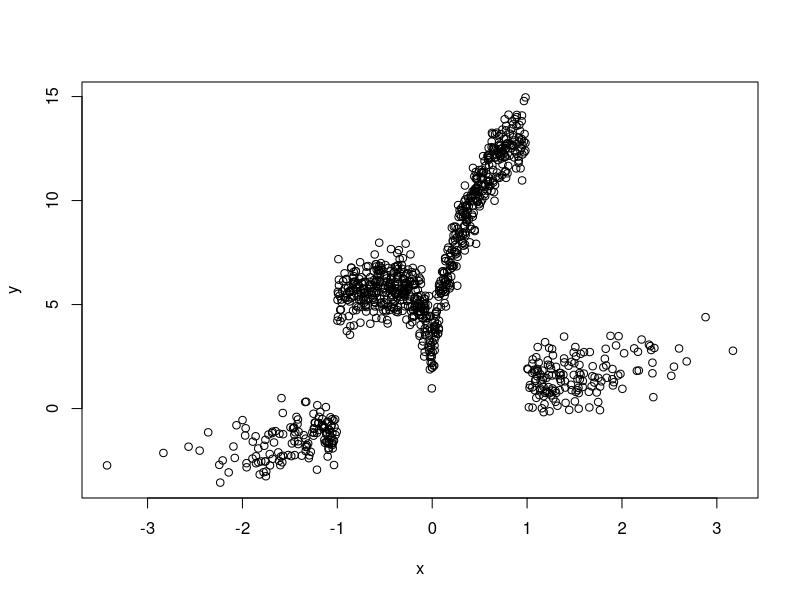
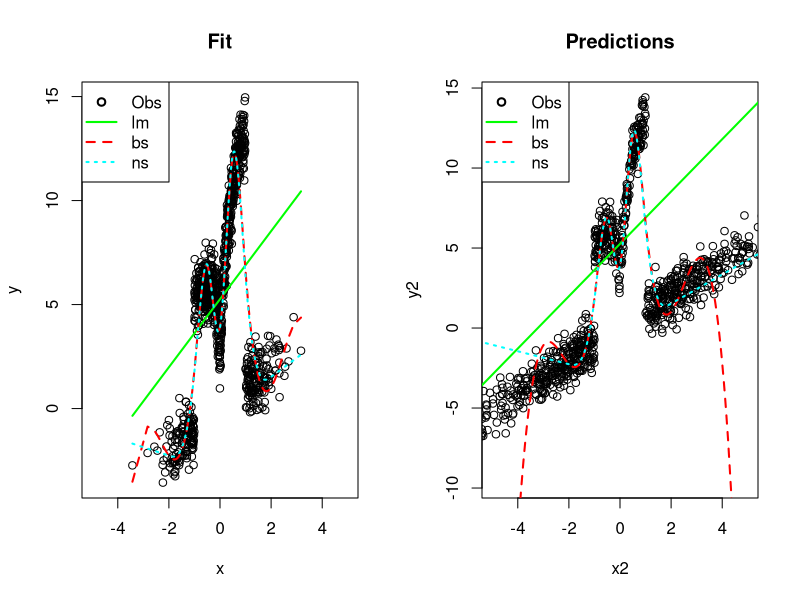

Write the R code that produced these figures, in order.
n <- 1000
x <- sort(rnorm(n, sd=1))
link_fun <- function(x){
  ifelse(abs(x)<1, 2+5*x -3*x^2 -x^3 + 10*sqrt(abs(x)), x)
}
y <- link_fun(x) + rnorm(n, sd=0.8)
plot(x,y)
nodes_internal <- seq(-1,1, by=0.5)
nodes_external <- c(-2,2)



# Fit ----
y_lm <- lm(y~x)
bs_df <- cbind.data.frame(1, splines::bs(x, knots=nodes_internal, Boundary.knots = nodes_external))
colnames(bs_df) <- paste0("V", 1:ncol(bs_df))
y_bs <- lm(as.formula(paste0("y~0+", paste(colnames(bs_df), collapse="+"))), data=bs_df)

ns_df <- cbind.data.frame(1, splines::ns(x, knots=nodes_internal, Boundary.knots = nodes_external))
colnames(ns_df) <- paste0("V", 1:ncol(ns_df))
y_ns <- lm(as.formula(paste0("y~0+", paste(colnames(ns_df), collapse="+"))), data=ns_df)

par(mfrow=c(1,2))
plot(x,y, main = "Fit", xlim=c(-5,5))
lines(x, y_lm$fitted.values, col="green", lwd=2)
lines(x, y_bs$fitted.values, col="red", lty=2, lwd=2)
lines(x, y_ns$fitted.values, col="cyan", lty=3, lwd=2)
legend("topleft", legend=c("Obs", "lm", "bs", "ns"),
       col=c("black", "green", "red", "cyan"), lty = c(NA,1,2,3), pch=c(1,NA, NA, NA), lwd=2)


# Pred ----
x2 <- sort(rnorm(n, sd=3))
y2 <- link_fun(x2) + rnorm(n, sd=0.8)

y_lm_pred <- predict.lm(object = y_lm, 
                    newdata = cbind.data.frame("x" = x2)
)
ns_df2 <- cbind.data.frame(1, splines::ns(x2, knots=nodes_internal, Boundary.knots = nodes_external))
colnames(ns_df2) <- paste0("V", 1:ncol(ns_df2))
y_ns_pred <- predict.lm(object = y_ns, 
                    newdata = ns_df2)
bs_df2 <- cbind.data.frame(1, splines::bs(x2, knots=nodes_internal, Boundary.knots = nodes_external))
colnames(bs_df2) <- paste0("V", 1:ncol(bs_df2))
y_bs_pred <- predict.lm(object = y_bs, 
                    newdata = bs_df2)

plot(x2,y2, main = "Predictions", xlim=c(-5,5))
lines(x2, y_lm_pred, col="green", lwd=2)
lines(x2, y_bs_pred, col="red", lty=2, lwd=2)
lines(x2, y_ns_pred, col="cyan", lty=3, lwd=2)
legend("topleft", legend=c("Obs", "lm", "bs", "ns"),
       col=c("black", "green", "red", "cyan"), lty = c(NA,1,2,3), pch=c(1,NA, NA, NA), lwd=2)